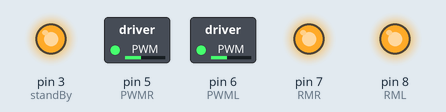
Bench run of a sketch on a simulated Arduino Uno, built with avr-gcc and run on an emulated ATmega328P. On the bench: switched loads named in the sketch (green lamp = pin HIGH), output pins drawn as LEDs (lit = HIGH).

Above: at 0.05 s.
At 3.95 s:
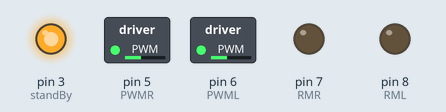
Timing chart, 0 to 4.6 s (numbered marks = the images above):
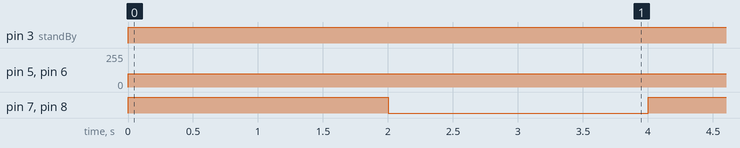

Measured:
- by itself, pin 3 (standBy): LOW → HIGH at 0.00 s
- by itself, pin 5 (PWMR), pin 6 (PWML): 0/255 → 100/255 at 0.00 s
- by itself, pin 7 (RMR), pin 8 (RML): alternates HIGH for 2.0 s and LOW for 2.0 s

The sketch:

Fahren.ino
```cpp
#include "Fahren.h"

#define standBy 3

#define PWMR 5
#define RMR 7

#define PWML 6
#define RML 8

void initGIPO() {
  pinMode(standBy, OUTPUT);

  pinMode(PWMR, OUTPUT);
  pinMode(RMR, OUTPUT);

  pinMode(PWML, OUTPUT);
  pinMode(RML, OUTPUT);
}

void runMotor(enum motorSide side, enum rotation direction, int speed) {
  digitalWrite(standBy, HIGH);

  boolean dir;
  switch (direction) {
    case forward:
      dir = HIGH;
      break;
    case backward:
      dir = LOW;
      break;
    default:
      stop();
      break;
  }

  switch (side) {
    case right:
      digitalWrite(RMR, dir);
      analogWrite(PWMR, speed);
      break;
    case left:
      digitalWrite(RML, dir);
      analogWrite(PWML, speed);
      break;
    case both:
      digitalWrite(RMR, dir);
      analogWrite(PWMR, speed);
      digitalWrite(RML, dir);
      analogWrite(PWML, speed);
      break;
    default:
      stop();
      break;
  }
}

void go_forward(int speed) {
  runMotor(both, forward, speed);
}

void go_backward(int speed) {
  runMotor(both, backward, speed);
}

void stop() {
  digitalWrite(standBy, LOW);
}

void setup() {
  initGIPO();
}

void loop() {
  go_forward(100);
  delay(2000);
  go_backward(100);
  delay(2000);
}
```

Fahren.h
```cpp
enum motorSide {
  right,
  left,
  both
};

enum rotation {
  forward,
  backward
};
```
